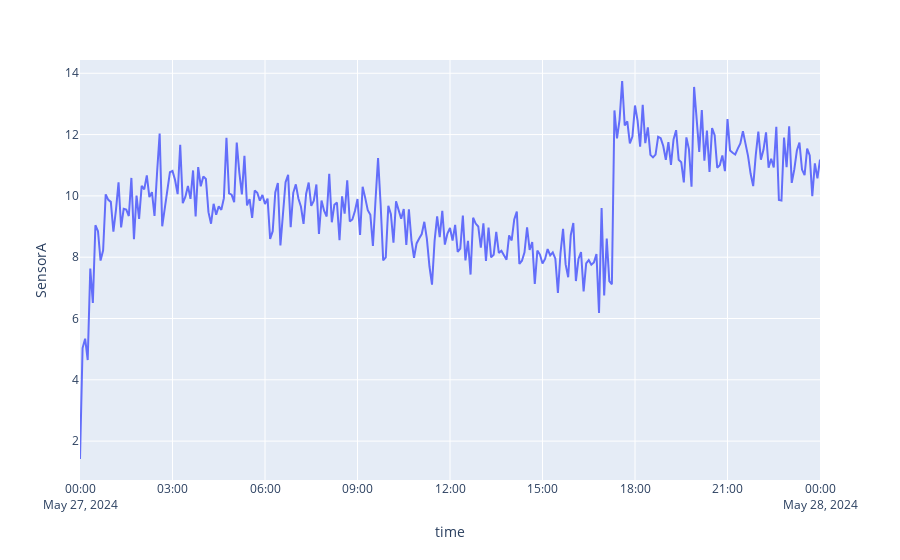

Notebook code cell kept with this figure:
### Code cell
fig1=px.line(sensorA_res, y='SensorA')
fig1.show()

### Figure 1 — Plotly figure (JSON) as saved in the notebook; plotly's stock layout.template omitted (floating-point values rounded to 4 significant figures; data arrays with more than 128 entries replaced by an {"elided": "..."} marker saying what was removed)
{"data": [{"hovertemplate": "time=%{x}<br>SensorA=%{y}<extra></extra>", "legendgroup": "", "line": {"color": "#636efa", "dash": "solid"}, "marker": {"symbol": "circle"}, "mode": "lines", "name": "", "orientation": "v", "showlegend": false, "type": "scatter", "x": {"elided": "289 str values"}, "xaxis": "x", "y": {"elided": "289 float values"}, "yaxis": "y"}], "layout": {"legend": {"tracegroupgap": 0}, "margin": {"t": 60}, "xaxis": {"anchor": "y", "domain": [0, 1], "title": {"text": "time"}}, "yaxis": {"anchor": "x", "domain": [0, 1], "title": {"text": "SensorA"}}}}
